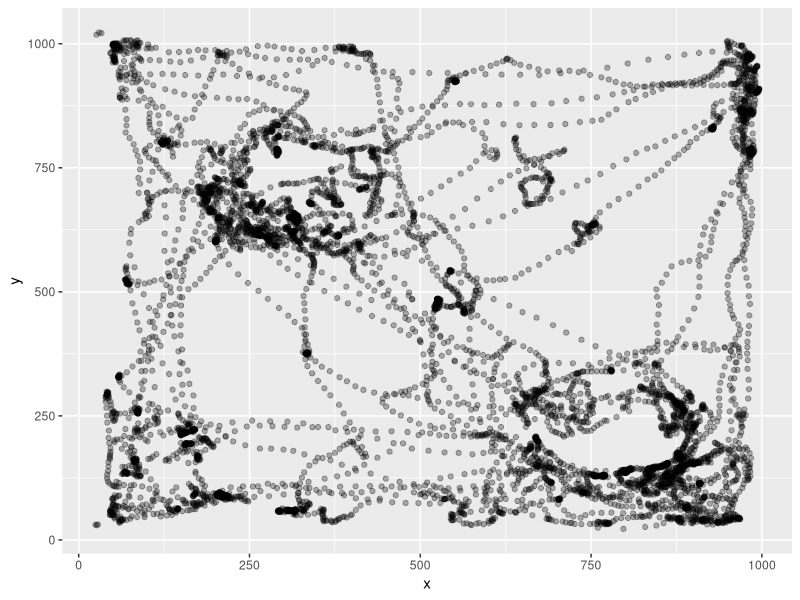

Here is the R script that generated this plot: (Note: this script raises an error after producing the figure.)
rm(list = ls())
library(tidyverse)
ObjectInterest1 <- read_csv("240704_r1452_0_baseline_object-interest.csv")
head(ObjectInterest1)
#To delete the column with ROI 3 and ROI4
ObjectInterest1 <- ObjectInterest1 %>%
  select(!15:24)
#To delete the first 10 seconds of the video
ObjectInterest1 <- ObjectInterest1 %>%
  filter(Value.Item1.Item2>260)
#Rename the centroid coordinates
ObjectInterest1 <- ObjectInterest1 %>%
  rename(pixelx = Value.Item1.Item3.X, pixely = Value.Item1.Item3.Y, TimePoint = Value.Item1.Item2)
ObjectInterest1 <- ObjectInterest1 %>%
  select(!1)
ObjectInterest1 <- ObjectInterest1 %>%
  select(!14)
#Now we map the trajectory of the animal in the open field.
x <- c(ObjectInterest1$pixelx)
y <- c(ObjectInterest1$pixely)
df <- data.frame(x = x, y = y)
p1 <- ggplot(df, aes(x = x, y = y)) +
  geom_point(alpha = 0.3)
#Add ROI one onto the scatterplot
install.packages("ggforce")
library(ggforce)
p1circle100 <- p1 + geom_circle(aes(x0 = 309, y0 = 705, r = 100), color = "blue")
p1circle80 <- p1 + geom_circle(aes(x0 = 309, y0 = 705, r = 80), color = "blue")
p1circle130 <- p1 + geom_circle(aes(x0 = 309, y0 = 705, r = 130), color = "blue")
p1_100 <- p1circle100 + geom_circle(aes(x0 = 793, y0 = 256, r = 100), color = "red")
p1_80 <- p1circle80 + geom_circle(aes(x0 = 793, y0 = 256, r = 80), color = "red")
p1_130 <- p1circle130 + geom_circle(aes(x0 = 793, y0 = 256, r = 130), color = "red")
p1_100
p1_130
library(gridExtra)
grid.arrange(p1_100, p1_130)
#Let's try the above code on another video file.
ObjectInterest2 <- read_csv("240704_r1452_1_baseline_object-interest.csv")
ObjectInterest2 <- ObjectInterest2 %>%
  select(!15:24)
ObjectInterest2 <- ObjectInterest2 %>%
  filter(Value.Item1.Item2>260)
ObjectInterest2 <- ObjectInterest2 %>%
  rename(pixelx = Value.Item1.Item3.X, pixely = Value.Item1.Item3.Y, TimePoint = Value.Item1.Item2)
ObjectInterest2 <- ObjectInterest2 %>%
  select(!1)
ObjectInterest2 <- ObjectInterest2 %>%
  select(!14)
x1 <- c(ObjectInterest2$pixelx)
y1 <- c(ObjectInterest2$pixely)
df1 <- data.frame(x = x1, y = y1)
p2 <- ggplot(df1, aes(x = x1, y = y1)) +
  geom_point(alpha = 0.3)
p2
p2circle130 <- p2 + geom_circle(aes(x0 = 309, y0 = 705, r = 130), color = "blue")
p2_130 <- p2circle130 + geom_circle(aes(x0 = 793, y0 = 256, r = 130), color = "red")
p2_130
grid.arrange(p1_130, p2_130)
#Let's add another video to try it out.
ObjectInterest3 <- read_csv("240704_r1452_2_baseline_object-interest.csv")
ObjectInterest3 <- ObjectInterest3 %>%
  select(!15:24)
ObjectInterest3 <- ObjectInterest3 %>%
  filter(Value.Item1.Item2>260)
ObjectInterest3 <- ObjectInterest3 %>%
  rename(pixelx = Value.Item1.Item3.X, pixely = Value.Item1.Item3.Y, TimePoint = Value.Item1.Item2)
ObjectInterest3 <- ObjectInterest3 %>%
  select(!1)
ObjectInterest3 <- ObjectInterest3 %>%
  select(!14)
x2 <- c(ObjectInterest3$pixelx)
y2 <- c(ObjectInterest3$pixely)
df2 <- data.frame(x = x2, y = y2)
p3 <- ggplot(df2, aes(x = x2, y = y2)) +
  geom_point(alpha = 0.3)
p3
p3circle130 <- p3 + geom_circle(aes(x0 = 309, y0 = 705, r = 130), color = "blue")
p3_130 <- p3circle130 + geom_circle(aes(x0 = 793, y0 = 256, r = 130), color = "red")
p3_130
#After looking at three videos, we decided to use the radius 130
radius <- 130
#Now let's focus on video 1.
center_x1 <- 309
center_y1 <- 705
df$distance <- sqrt((df$x - center_x1)^2 + (df$y - center_y1)^2)
points_in_circle1 <- sum(df$distance <= radius)
print(points_in_circle1)
#A total of 1296 is within object 1 ROI.
center_x2 <- 793
center_y2 <- 256
df$distance1 <- sqrt((df$x - center_x2)^2 + (df$y - center_y2)^2)
points_in_circle2 <- sum(df$distance1 <= radius)
print(points_in_circle2)
#A total of 904 points are within object 2 ROI.
#Now let's look at the next video
df1$distance <- sqrt((df1$x - center_x1)^2 + (df1$y - center_y1)^2)
points_in_circle2 <- sum(df1$distance <= radius)
points_in_circle2
#A total of 970 points are within object 1 ROI.
df1$distance <- sqrt((df1$x - center_x2)^2 + (df1$y - center_y2)^2)
points_in_circle3 <- sum(df1$distance <= radius)
points_in_circle3
#A total of 588 points are within object 2 ROI.
#Finally, let's look at the third video.
df2$distance <- sqrt((df2$x - center_x1)^2 + (df2$y - center_y1)^2)
points_in_circle4 <- sum(df2$distance <= radius)
points_in_circle4
#A total of 824 points are within object 1 ROI.
df2$distance <- sqrt((df2$x - center_x2)^2 + (df2$y - center_y2)^2)
points_in_circle5 <- sum(df2$distance <= radius)
points_in_circle5
#A total of 417 points are within object 2 ROI.
